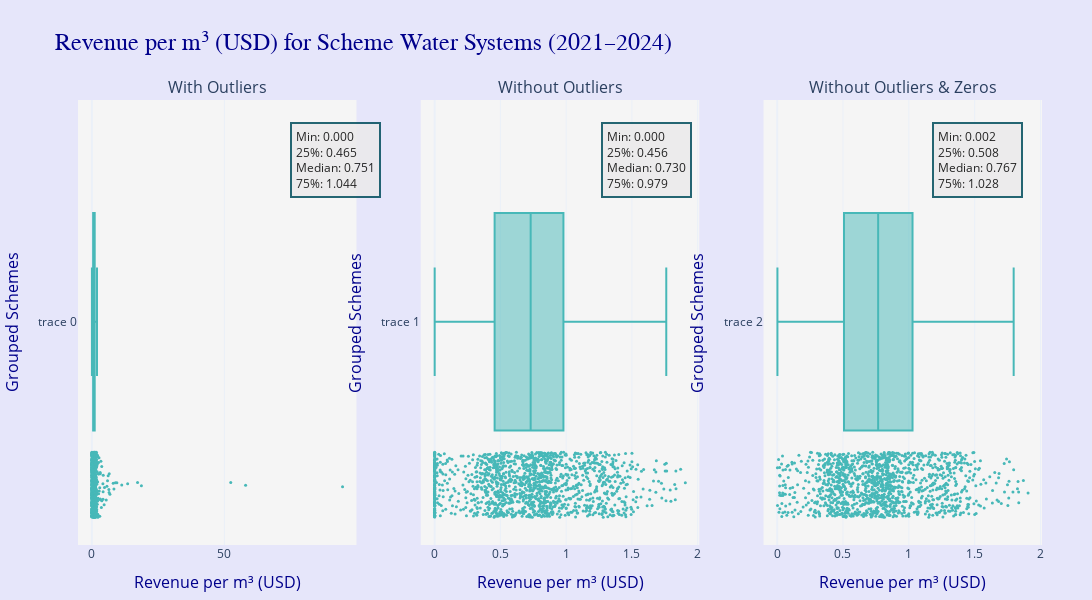

Notebook source saved alongside this figure:
### Code cell
# =========================================
# 1. Load SCHEMA dataset
# =========================================
df_grp = df[df["wp_type_cat"] == "Scheme"].copy()

# Ensure numeric year
df_grp["year"] = pd.to_numeric(df_grp["year"], errors="coerce")

# =========================================
# 2. Compute revenue per m³ (Scheme level)
# =========================================
df_grp = df_grp[(df_grp["wp_m3"] >= 1) & (df_grp["wp_revenue_USD"] >= 0)]
df_grp["revenue_per_m3"] = df_grp["wp_revenue_USD"] / df_grp["wp_m3"]
df_grp = df_grp[np.isfinite(df_grp["revenue_per_m3"])]

# =========================================
# 3. Filter positive values
# =========================================
df_filtered = df_grp.copy()

# =========================================
# 4. IQR OUTLIER REMOVAL
# =========================================
Q1 = df_filtered["revenue_per_m3"].quantile(0.25)
Q3 = df_filtered["revenue_per_m3"].quantile(0.75)
IQR = Q3 - Q1

lower = Q1 - 1.5 * IQR
upper = Q3 + 1.5 * IQR

filtered_df = df_filtered[
    (df_filtered["revenue_per_m3"] >= lower) &
    (df_filtered["revenue_per_m3"] <= upper)
]

filtered_non_zero_df = filtered_df[
    filtered_df["revenue_per_m3"] > 0
]

# =========================================
# 5. Stats summary function
# =========================================
def summarize(series):
    s = series.astype(float).values
    return {
        "min": float(np.min(s)),
        "p25": float(np.percentile(s, 25)),
        "median": float(np.median(s)),
        "p75": float(np.percentile(s, 75)),
        "max": float(np.max(s)),
        "mean": float(np.mean(s)),
        "std": float(np.std(s, ddof=1)),
        "n": int(len(s)),
    }

sum_with  = summarize(df_filtered["revenue_per_m3"])
sum_wo    = summarize(filtered_df["revenue_per_m3"])
sum_wo0   = summarize(filtered_non_zero_df["revenue_per_m3"])

# =========================================
# 6. Plot
# =========================================
color_main = "#47B8B8"

fig = make_subplots(
    rows=1, cols=3,
    subplot_titles=[
        "With Outliers",
        "Without Outliers",
        "Without Outliers & Zeros"
    ]
)

fig.add_trace(go.Box(
    x=df_filtered["revenue_per_m3"],
    boxpoints="all",
    marker=dict(color=color_main, size=3)
), row=1, col=1)

fig.add_trace(go.Box(
    x=filtered_df["revenue_per_m3"],
    boxpoints="all",
    marker=dict(color=color_main, size=3)
), row=1, col=2)

fig.add_trace(go.Box(
    x=filtered_non_zero_df["revenue_per_m3"],
    boxpoints="all",
    marker=dict(color=color_main, size=3)
), row=1, col=3)

# =========================================
# 7. Annotation boxes
# =========================================
positions = [0.22, 0.59, 0.98]
stats_list = [sum_with, sum_wo, sum_wo0]

def fmt(s):
    return (
        f"Min: {s['min']:.3f}<br>"
        f"25%: {s['p25']:.3f}<br>"
        f"Median: {s['median']:.3f}<br>"
        f"75%: {s['p75']:.3f}"
    )

for i, stat in enumerate(stats_list):
    fig.add_annotation(
        x=positions[i], y=0.95,
        xref="paper", yref="paper",
        text=fmt(stat),
        showarrow=False,
        align="left",
        font=dict(size=12, color="black"),
        bgcolor="#ebeaeb",
        bordercolor="#004d5c",
        borderwidth=2,
        borderpad=4,
        opacity=0.85
    )

# =========================================
# 8. Layout (WIDTH FIX APPLIED)
# =========================================
fig.update_layout(
    title_text="Revenue per m³ (USD) for Scheme Water Systems (2021–2024)",
    template="plotly_white",
    height=600,
    width=1600,          # ✅ critical fix
    paper_bgcolor="lavender",
    plot_bgcolor="whitesmoke",
    title_font=dict(size=24, family="Arial", color="darkblue"),
    showlegend=False,
    margin=dict(l=50, r=50, t=100, b=50)
)

fig.update_xaxes(
    title_text="Revenue per m³ (USD)",
    title_font=dict(size=16, color="darkblue")
)

fig.update_yaxes(
    title_text="Grouped Schemes",
    title_font=dict(size=16, color="darkblue")
)

# =========================================
# 9. Show & Export
# =========================================
fig.show()

pio.write_image(
    fig,
    "revenue_per_m3_scheme.svg",
    format="svg"
)

### Figure 1 — Plotly figure (JSON) as saved in the notebook; plotly's stock layout.template omitted (floating-point values rounded to 4 significant figures; data arrays with more than 128 entries replaced by an {"elided": "..."} marker saying what was removed)
{"data": [{"boxpoints": "all", "marker": {"color": "#47B8B8", "size": 3}, "type": "box", "x": {"elided": "1469 float values"}, "xaxis": "x", "yaxis": "y"}, {"boxpoints": "all", "marker": {"color": "#47B8B8", "size": 3}, "type": "box", "x": {"elided": "1413 float values"}, "xaxis": "x2", "yaxis": "y2"}, {"boxpoints": "all", "marker": {"color": "#47B8B8", "size": 3}, "type": "box", "x": {"elided": "1289 float values"}, "xaxis": "x3", "yaxis": "y3"}], "layout": {"annotations": [{"font": {"size": 16}, "showarrow": false, "text": "With Outliers", "x": 0.1444, "xanchor": "center", "xref": "paper", "y": 1, "yanchor": "bottom", "yref": "paper"}, {"font": {"size": 16}, "showarrow": false, "text": "Without Outliers", "x": 0.5, "xanchor": "center", "xref": "paper", "y": 1, "yanchor": "bottom", "yref": "paper"}, {"font": {"size": 16}, "showarrow": false, "text": "Without Outliers & Zeros", "x": 0.8556, "xanchor": "center", "xref": "paper", "y": 1, "yanchor": "bottom", "yref": "paper"}, {"align": "left", "bgcolor": "#ebeaeb", "bordercolor": "#004d5c", "borderpad": 4, "borderwidth": 2, "font": {"color": "black", "size": 12}, "opacity": 0.85, "showarrow": false, "text": "Min: 0.000<br>25%: 0.465<br>Median: 0.751<br>75%: 1.044", "x": 0.22, "xref": "paper", "y": 0.95, "yref": "paper"}, {"align": "left", "bgcolor": "#ebeaeb", "bordercolor": "#004d5c", "borderpad": 4, "borderwidth": 2, "font": {"color": "black", "size": 12}, "opacity": 0.85, "showarrow": false, "text": "Min: 0.000<br>25%: 0.456<br>Median: 0.730<br>75%: 0.979", "x": 0.59, "xref": "paper", "y": 0.95, "yref": "paper"}, {"align": "left", "bgcolor": "#ebeaeb", "bordercolor": "#004d5c", "borderpad": 4, "borderwidth": 2, "font": {"color": "black", "size": 12}, "opacity": 0.85, "showarrow": false, "text": "Min: 0.002<br>25%: 0.508<br>Median: 0.767<br>75%: 1.028", "x": 0.98, "xref": "paper", "y": 0.95, "yref": "paper"}], "height": 600, "margin": {"b": 50, "l": 50, "r": 50, "t": 100}, "paper_bgcolor": "lavender", "plot_bgcolor": "whitesmoke", "showlegend": false, "title": {"font": {"color": "darkblue", "family": "Arial", "size": 24}, "text": "Revenue per m³ (USD) for Scheme Water Systems (2021–2024)"}, "width": 1600, "xaxis": {"anchor": "y", "domain": [0, 0.2889], "title": {"font": {"color": "darkblue", "size": 16}, "text": "Revenue per m³ (USD)"}}, "xaxis2": {"anchor": "y2", "domain": [0.3556, 0.6444], "title": {"font": {"color": "darkblue", "size": 16}, "text": "Revenue per m³ (USD)"}}, "xaxis3": {"anchor": "y3", "domain": [0.7111, 1], "title": {"font": {"color": "darkblue", "size": 16}, "text": "Revenue per m³ (USD)"}}, "yaxis": {"anchor": "x", "domain": [0, 1], "title": {"font": {"color": "darkblue", "size": 16}, "text": "Grouped Schemes"}}, "yaxis2": {"anchor": "x2", "domain": [0, 1], "title": {"font": {"color": "darkblue", "size": 16}, "text": "Grouped Schemes"}}, "yaxis3": {"anchor": "x3", "domain": [0, 1], "title": {"font": {"color": "darkblue", "size": 16}, "text": "Grouped Schemes"}}}}
